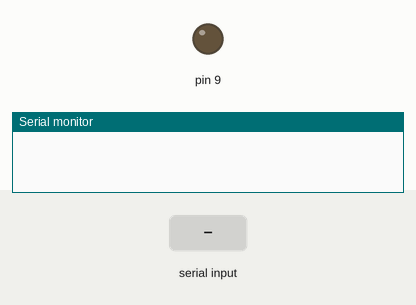
Simulated run of this sketch. Board: Arduino Uno, built with avr-gcc and run on an emulated ATmega328P. On the bench: output pins drawn as LEDs (lit = HIGH), the last lines printed to the serial monitor. The test bench sets the inputs (shaded band).

Above: at 1.2 s.
1.3 s: "A" received over Serial
At 2.1 s:
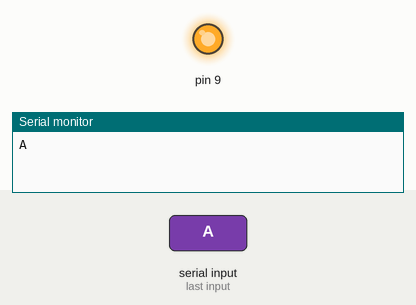
2.8 s: "a" received over Serial
At 3.3 s:
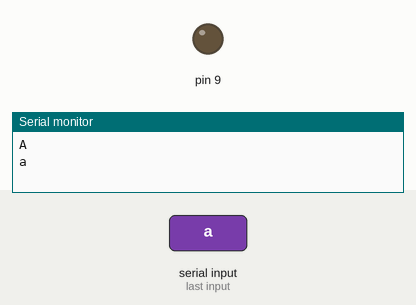
Timing chart, 0 to 5.8 s (numbered marks = the images above; inputs shaded):
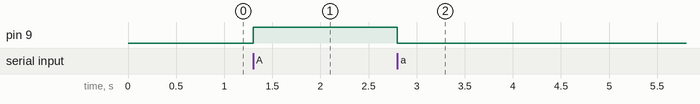

Measured:
- after the input at 1.3 s, pin 9: LOW → HIGH at once
- after the input at 2.8 s, pin 9: HIGH → LOW at once

The sketch:

pisca_led_escravo.ino
```cpp
void setup()
{
  Serial.begin(9600);

  pinMode(9, OUTPUT);
}

void loop()
{
  if(Serial.available()){
    char c = Serial.read();
    Serial.println(c);
    if (c == 'A') {
      digitalWrite(9, 1);
    }
    if(c=='a'){
      digitalWrite(9,0);
    }
  }
}
```
